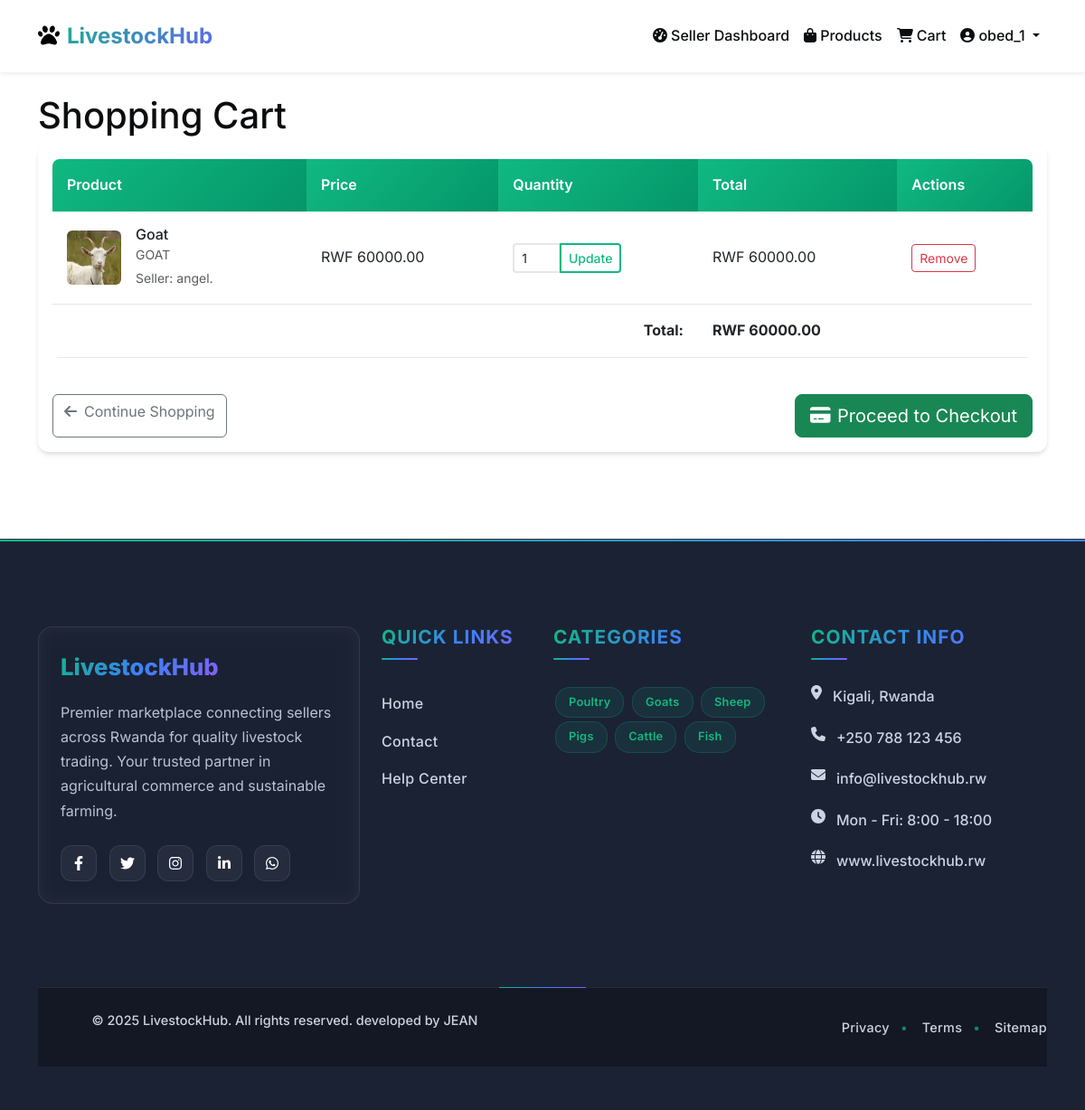
/cart/ (signed in), run on the app's committed database.
### accounts/models.py (models this page shows, shortened)
class User(AbstractUser):
    USER_TYPE_CHOICES = (
        ('customer', 'Customer'),
        ('seller', 'Seller'),
        ('admin', 'Admin'),
    )
    user_type = models.CharField(max_length=20, choices=USER_TYPE_CHOICES, default='customer')
    phone_number = models.CharField(max_length=15, blank=True)
    address = models.TextField(blank=True)
    city = models.CharField(max_length=100, blank=True)
    country = models.CharField(max_length=100, default='Rwanda')
    is_seller_approved = models.BooleanField(default=False)
    created_at = models.DateTimeField(auto_now_add=True)
    updated_at = models.DateTimeField(auto_now=True)

### marketplace/models.py (models this page shows, shortened)
class CartItem(models.Model):
    cart = models.ForeignKey(Cart, on_delete=models.CASCADE, related_name='items')
    product = models.ForeignKey(Product, on_delete=models.CASCADE)
    quantity = models.IntegerField(default=1, validators=[MinValueValidator(1)])
    class Meta:
        unique_together = ['cart', 'product']
    @property
    def total_price(self):
        return self.quantity * self.product.price

class Product(models.Model):
    LIVESTOCK_TYPES = (
        ('cattle', 'Cattle'),
        ('goats', 'Goats'),
        ('sheep', 'Sheep'),
        ('poultry', 'Poultry'),
        ('pigs', 'Pigs'),
        ('rabbits', 'Rabbits'),
        ('fish', 'Fish'),
        ('others', 'Others'),
    )
    CATTLE_TYPES = (
        ('cow', 'Cow'),
        ('bull', 'Bull'),
        ('calf', 'Calf'),
        ('heifer', 'Heifer'),
        ('ox', 'Ox'),
    )
    GOAT_TYPES = (
        ('meat', 'Meat Goat'),
        ('milk', 'Dairy Goat'),
        ('kid', 'Kid'),
        ('buck', 'Buck'),
        ('doe', 'Doe'),
    )
    SHEEP_TYPES = (
        ('lamb', 'Lamb'),
        ('mutton', 'Mutton'),
        ('ram', 'Ram'),
        ('ewe', 'Ewe'),
        ('lamb_meat', 'Lamb Meat'),
    )
    POULTRY_TYPES = (
        ('meat', 'Meat Chicken'),
        ('eggs', 'Layer Chicken'),
        ('broiler', 'Broiler'),
        ('rooster', 'Rooster'),
        ('hen', 'Hen'),
        ('chick', 'Chick'),
    )
    PIG_TYPES = (
        ('pork', 'Pork'),
        ('bacon', 'Bacon'),
        ('sow', 'Sow'),
        ('boar', 'Boar'),
        ('piglet', 'Piglet'),
    )
    RABBIT_TYPES = (
        ('meat', 'Rabbit Meat'),
        ('doe_rabbit', 'Doe Rabbit'),
        ('buck_rabbit', 'Buck Rabbit'),
        ('fryer', 'Fryer'),
    )
    FISH_TYPES = (
        ('tilapia', 'Tilapia'),
        ('catfish', 'Catfish'),
        ('trout', 'Trout'),
        ('salmon', 'Salmon'),
        ('freshwater', 'Freshwater Fish'),
        ('saltwater', 'Saltwater Fish'),
    )
    OTHER_TYPES = (
        ('bees', 'Bees/Honey'),
        ('snails', 'Snails'),
        ('guinea_fowl', 'Guinea Fowl'),
        ('turkey', 'Turkey'),
        ('duck', 'Duck'),
    )
    seller = models.ForeignKey(User, on_delete=models.CASCADE, limit_choices_to={'user_type': 'seller'})
    category = models.ForeignKey(Category, on_delete=models.CASCADE)
    name = models.CharField(max_length=255)
    description = models.TextField()
    price = models.DecimalField(max_digits=10, decimal_places=2, validators=[MinValueValidator(0)])
    stock_quantity = models.IntegerField(validators=[MinValueValidator(0)])
    livestock_type = models.CharField(max_length=20, choices=LIVESTOCK_TYPES)
    animal_type = models.CharField(max_length=20, blank=True, null=True)
    image = models.ImageField(upload_to='products/')
    image2 = models.ImageField(upload_to='products/', blank=True, null=True, verbose_name='Additional Image 1')
    image3 = models.ImageField(upload_to='products/', blank=True, null=True, verbose_name='Additional Image 2')
    is_active = models.BooleanField(default=True)
    created_at = models.DateTimeField(auto_now_add=True)
    updated_at = models.DateTimeField(auto_now=True)

class Category(models.Model):
    name = models.CharField(max_length=100, unique=True)
    description = models.TextField(blank=True)
    image = models.ImageField(upload_to='categories/', blank=True)
    parent = models.ForeignKey('self', on_delete=models.CASCADE, null=True, blank=True, related_name='subcategories')
    is_active = models.BooleanField(default=True)
    created_at = models.DateTimeField(auto_now_add=True)
    class Meta:
        verbose_name_plural = "Categories"
        ordering = ['name']

class Cart(models.Model):
    user = models.OneToOneField(User, on_delete=models.CASCADE)
    created_at = models.DateTimeField(auto_now_add=True)
    updated_at = models.DateTimeField(auto_now=True)
    @property
    def total_price(self):
        return sum(item.total_price for item in self.items.all())
    @property
    def total_items(self):
        return sum(item.quantity for item in self.items.all())

### marketplace/views.py (the view)
# urls.py: path('cart/', views.view_cart, name='cart'),  # Add this alias
@login_required
def view_cart(request):
    cart, created = Cart.objects.get_or_create(user=request.user)
    context = {
        'cart': cart,
    }
    return render(request, 'marketplace/cart.html', context)

### marketplace/context_processors.py (called while the page is built)
def cart_item_count(request):
    if request.user.is_authenticated:
        try:
            cart = Cart.objects.get(user=request.user)
            return {'cart_item_count': cart.total_items}
        except Cart.DoesNotExist:
            return {'cart_item_count': 0}
    return {'cart_item_count': 0}

### templates/marketplace/cart.html (shortened to what this page needs)
{% extends 'base.html' %}
{% block content %}
<div class="container mt-4">
    <h1>Shopping Cart</h1>
    {% if cart.items.count > 0 %}
    <div class="card">
        <div class="card-body">
            <div class="table-responsive">
                <table class="table">
                    <thead>
                        <tr>
                            <th>Product</th>
                            <th>Price</th>
                            <th>Quantity</th>
                            <th>Total</th>
                            <th>Actions</th>
                        </tr>
                    </thead>
                    <tbody>
                        {% for item in cart.items.all %}
                        <tr>
                            <td>
                                <div class="d-flex align-items-center">
                                    {% if item.product.image %}
                                    <img src="{{ item.product.image.url }}" alt="{{ item.product.name }}"
                                         style="width: 60px; height: 60px; object-fit: cover;" class="me-3 rounded">
                                    {% else %}
                                    <div class="bg-light rounded d-flex align-items-center justify-content-center me-3"
                                         style="width: 60px; height: 60px;">
                                        <i class="fas fa-image text-muted"></i>
                                    </div>
                                    {% endif %}
                                    <div>
                                        <h6 class="mb-0">{{ item.product.name }}</h6>
                                        <small class="text-muted">{{ item.product.category.name }}</small>
                                        <br>
                                        <small class="text-muted">Seller: {{ item.product.seller.get_full_name|default:item.product.seller.username }}</small>
                                    </div>
                                </div>
                            </td>
                            <td>RWF {{ item.product.price }}</td>
                            <td>
                                <form method="post" action="{% url 'marketplace:update_cart_item' item.id %}" class="d-inline">
                                    <div class="input-group input-group-sm" style="width: 120px;">
                                        <input type="number" name="quantity" value="{{ item.quantity }}"
                                               min="1" max="{{ item.product.stock_quantity }}" class="form-control">
                                        <button type="submit" class="btn btn-outline-primary">Update</button>
                                    </div>
                                </form>
                            </td>
                            <td>RWF {{ item.total_price }}</td>
                            <td>
                                <a href="{% url 'marketplace:remove_from_cart' item.id %}"
                                   class="btn btn-sm btn-outline-danger"
                                   onclick="return confirm('Remove this item from cart?')">Remove</a>
                            </td>
                        </tr>
                        {% endfor %}
                    </tbody>
                    <tfoot>
                        <tr>
                            <td colspan="3" class="text-end"><strong>Total:</strong></td>
                            <td><strong>RWF {{ cart.total_price }}</strong></td>
                            <td></td>
                        </tr>
                    </tfoot>
                </table>
            </div>
            <div class="d-flex justify-content-between mt-4">
                <a href="{% url 'marketplace:product_list' %}" class="btn btn-outline-secondary">
                    <i class="fas fa-arrow-left me-2"></i>Continue Shopping
                </a>
                {% if user.phone_number %}
                <a href="{% url 'marketplace:checkout' %}" class="btn btn-success btn-lg">
                    <i class="fas fa-credit-card me-2"></i>Proceed to Checkout
                </a>
                {% else %}
                <button class="btn btn-success btn-lg" disabled title="Please set your phone number first">
                    <i class="fas fa-credit-card me-2"></i>Proceed to Checkout
                </button>
                {% endif %}
            </div>
        </div>
    </div>
    {% endif %}
</div>
{% endblock %}

### templates/base.html (shortened to what this page needs)
<!DOCTYPE html>
{% load static %}
<html lang="en">
<head>
    <link href="https://cdn.jsdelivr.net/npm/bootstrap@5.3.0/dist/css/bootstrap.min.css" rel="stylesheet">
    <link href="https://cdnjs.cloudflare.com/ajax/libs/font-awesome/6.4.0/css/all.min.css" rel="stylesheet">
    <link href="{% static 'css/main.css' %}" rel="stylesheet">
     <link href="{% static 'css/footer.css' %}" rel="stylesheet">
</head>
<body>
    <nav class="navbar navbar-expand-lg navbar-light bg-white shadow-sm py-3">
        <div class="container">
            <a class="navbar-brand gradient-text" href="{% url 'marketplace:home' %}">
                <i class="fas fa-paw me-2"></i>LivestockHub
            </a>
            <div class="collapse navbar-collapse" id="navbarNav">
                <div class="navbar-nav ms-auto">
                    {% if user.is_authenticated %}
                        {% if user.user_type == 'seller' %}
                            <a class="nav-link" href="{% url 'marketplace:seller_dashboard' %}">
                                <i class="fas fa-tachometer-alt me-1"></i>Seller Dashboard
                            </a>
                        {% elif user.user_type == 'customer' %}
                            <a class="nav-link" href="{% url 'marketplace:customer_dashboard' %}">
                                <i class="fas fa-tachometer-alt me-1"></i>Dashboard
                            </a>
                        {% elif user.user_type == 'admin' or user.is_staff %}
                            <a class="nav-link" href="{% url 'dashboard:admin_dashboard' %}">
                                <i class="fas fa-tachometer-alt me-1"></i>Admin Dashboard
                            </a>
                        {% endif %}
                        <a class="nav-link" href="{% url 'marketplace:product_list' %}">
                            <i class="fas fa-shopping-bag me-1"></i>Products
                        </a>
                        <a class="nav-link position-relative" href="{% url 'marketplace:view_cart' %}">
                            <i class="fas fa-shopping-cart me-1"></i>Cart
                        </a>
                        <div class="nav-item dropdown">
                            <a class="nav-link dropdown-toggle" href="#" role="button" data-bs-toggle="dropdown">
                                <i class="fas fa-user-circle me-1"></i>{{ user.username }}
                            </a>
                        </div>
                    {% endif %}
                </div>
            </div>
        </div>
    </nav>
    <main>
        {% block content %}
        {% endblock %}
    </main>
    {% include 'marketplace/includes/footer.html' %}
</body>
</html>

### static/css/main.css (style rules this page uses)
:root { --primary: #10b981; --primary-dark: #059669; --secondary: #6366f1; --dark: #0b0d0f; --light: #f8fafc; --gray: #6b7280; }
body { font-family: 'Inter', sans-serif; background-color: #ffffff; color: var(--dark); line-height: 1.6; }
.navbar-brand { font-weight: 700; font-size: 1.5rem; }
.nav-link { font-weight: 500; padding: 8px 16px; border-radius: 8px; transition: all 0.3s ease; color: var(--dark) !important; }
.btn-outline-primary { border: 2px solid var(--primary); color: var(--primary); border-radius: 8px; padding: 10px 22px; font-weight: 500; transition: all 0.3s ease; }
.card { border: none; border-radius: 12px; box-shadow: 0 4px 6px -1px rgba(0, 0, 0, 0.1), 0 2px 4px -1px rgba(0, 0, 0, 0.06); transition: all 0.3s ease; overflow: hidden; }
.gradient-text { background: linear-gradient(135deg, var(--primary), var(--secondary)); -webkit-background-clip: text; -webkit-text-fill-color: transparent; background-clip: text; }
.table { border-radius: 8px; overflow: hidden; }
.table th { background: linear-gradient(135deg, var(--primary), var(--primary-dark)); color: white; border: none; padding: 1rem; font-weight: 600; }
.table td { padding: 1rem; vertical-align: middle; border-color: #e5e7eb; }
.form-control { border: 2px solid #e5e7eb; border-radius: 8px; padding: 12px 16px; transition: all 0.3s ease; }

### data on the page
User: username "obed_1"
CartItem: product.image (picture), product.name "Goat", product.category.name "GOAT", product.seller.get_full_name "angel.", product.price "60000.00", quantity "1", total_price "60000.00"
Cart: total_price "60000.00"
